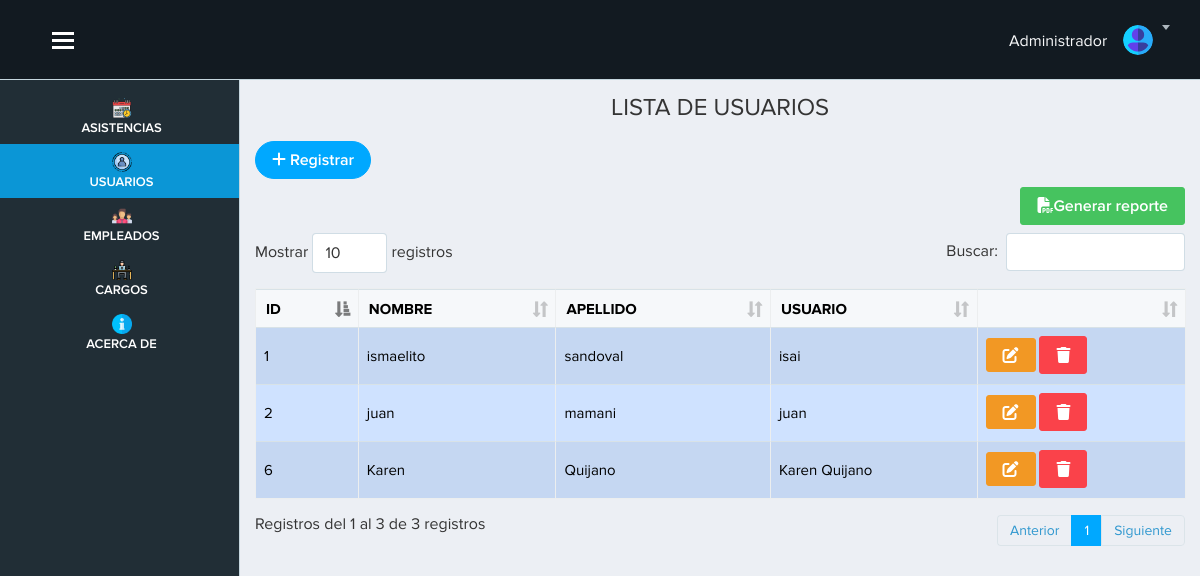
Page /vista/usuario.php (signed in) on the committed database.
### tables this page shows
CREATE TABLE `usuario` (
`id_usuario`  int(11) NOT NULL AUTO_INCREMENT ,
`nombre`  varchar(100) NULL DEFAULT '' ,
`apellido`  varchar(100) NULL DEFAULT '' ,
`usuario`  varchar(100) NOT NULL ,
`password`  varchar(255) NOT NULL ,
PRIMARY KEY (`id_usuario`)
);

### vista/usuario.php (the view, shortened to what this page needs)
<?php require('./layout/topbar.php'); ?>
<?php require('./layout/sidebar.php'); ?>
<div class="page-content">
    <h4 class="text-center">LISTA DE USUARIOS</h4>
    <?php
    include "../modelo/conexion.php";
    $sql=$conexion->query("SELECT * from usuario");
    ?>
    <a href="registro_usuario.php" class="btn btn-primary btn-rounded mb-2"><i class="fa-solid fa-plus"></i>&nbsp;Registrar</a>
    <div class="text-right mb-2">
      <a href="fpdf/reporteUsuario.php" target="_blank" class="btn btn-success"><i class="fas fa-file-pdf"></i>Generar reporte</a>
    </div>
    <table class="table table-primary table-striped table-bordered col-12"  id="example">
  <thead>
    <tr>
      <th scope="col">ID</th>
      <th scope="col">NOMBRE</th>
      <th scope="col">APELLIDO</th>
      <th scope="col">USUARIO</th>
      <th></th>
    </tr>
  </thead>
  <tbody>
    <?php
    while($datos=$sql->fetch_object()){?>
    <tr>
      <td><?= $datos->id_usuario ?></td>
      <td><?= $datos->nombre?></td>
      <td><?= $datos->apellido?></td>
      <td><?= $datos->usuario?></td>
      <td>
        <a href="" data-toggle="modal" data-target="#exampleModal<?= $datos->id_usuario?>" class="btn btn-warning btn-sn"><i class="fa-solid fa-pen-to-square"></i></a>
        <a href="usuario.php?id=<?= $datos->id_usuario?>" onclick="advertencia(event)"><i class=" btn btn-danger fa-solid fa-trash"></i></a>
      </td>
    </tr>
    <?php }
    ?>
  </tbody>
</table>
</div>
</div>
<?php require('./layout/footer.php'); ?>

### vista/layout/topbar.php (style rules this page uses)
.page-content { margin-top: 70px; }

### rows in the picture
usuario: id_usuario "1", nombre "ismaelito", apellido "sandoval", usuario "isai"
usuario: id_usuario "2", nombre "juan", apellido "mamani", usuario "juan"
usuario: id_usuario "6", nombre "Karen", apellido "Quijano", usuario "Karen Quijano"
